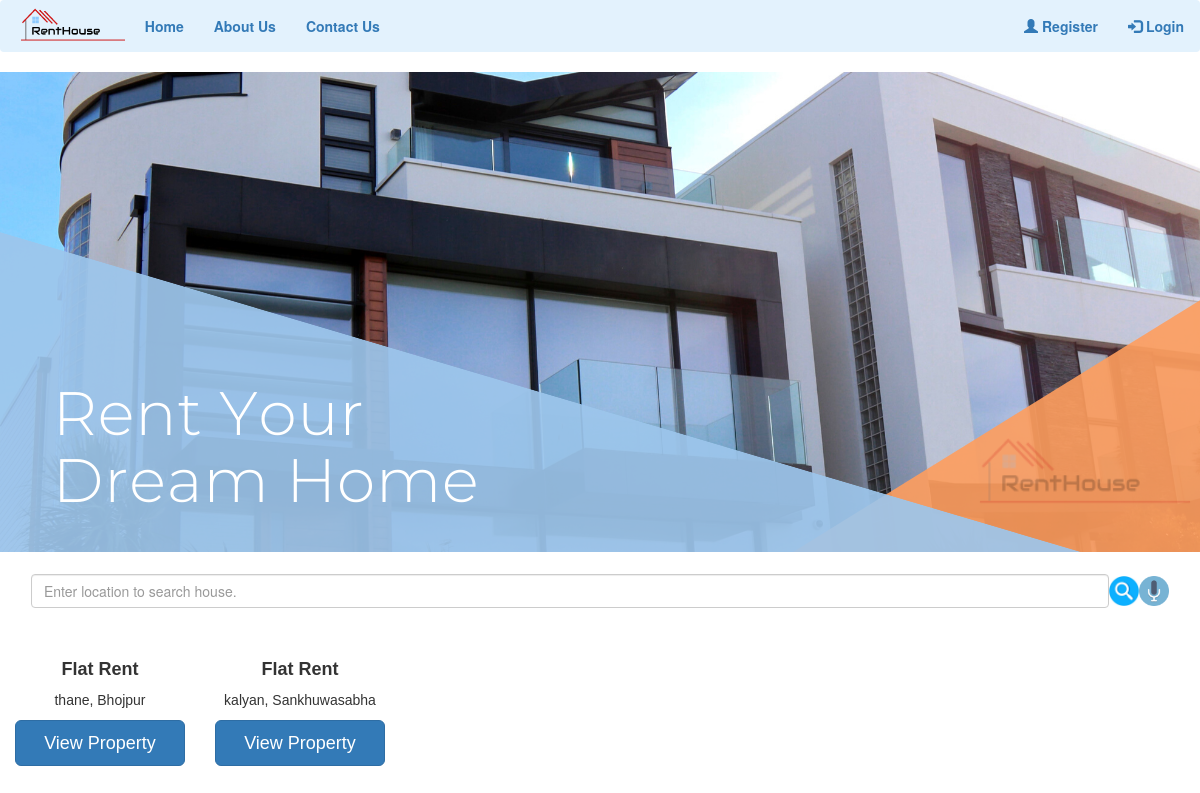
The page / on the database its author committed.
### tables this page shows
CREATE TABLE `add_property` (
  `property_id` int(10) NOT NULL,
  `country` varchar(50) NOT NULL,
  `province` varchar(50) NOT NULL,
  `zone` varchar(50) NOT NULL,
  `district` varchar(50) NOT NULL,
  `city` varchar(100) NOT NULL,
  `vdc_municipality` varchar(50) NOT NULL,
  `ward_no` int(10) NOT NULL,
  `tole` varchar(100) NOT NULL,
  `contact_no` bigint(10) NOT NULL,
  `property_type` varchar(50) NOT NULL,
  `estimated_price` bigint(10) NOT NULL,
  `total_rooms` int(10) NOT NULL,
  `bedroom` int(10) NOT NULL,
  `living_room` int(10) NOT NULL,
  `kitchen` int(10) NOT NULL,
  `bathroom` int(10) NOT NULL,
  `description` varchar(2000) NOT NULL,
  `booked` enum('Yes','No') DEFAULT 'No',
  `latitude` decimal(9,6) NOT NULL,
  `longitude` decimal(9,6) NOT NULL,
  `owner_id` int(10) NOT NULL
);

### property-list.php (the view, shortened to what this page needs)
<?php
include("config/config.php");
 ?>
<!DOCTYPE html>
<html>
<head>
</head>
<body>
<?php
$sql="SELECT * FROM add_property";
    $query=mysqli_query($db,$sql);
    if(mysqli_num_rows($query)>0)
    {
      while ($rows=mysqli_fetch_assoc($query)) {
?>
<div class="col-sm-2">
<div class="card">
  <h4><b><?php echo $rows['property_type']; ?></b></h4>
  <p><?php echo $rows['city'].', '.$rows['district'] ?></p>
  <p><?php echo '<a href="view-property.php?property_id='.$rows['property_id'].'"  class="btn btn-lg btn-primary btn-block" >View Property </a><br>'; ?></p><br>
</div>
</div>
</body>
</html>
<?php
}
    }
    ?>

### index.php (style rules this page uses)
body, html { height: 100%; margin: 0; }

### property-list.php (style rules this page uses)
.card { box-shadow: 0 4px 8px 0 rgba(0, 0, 0, 0.2); max-width: 100%; min-width: 100%; margin: auto; text-align: center; font-family: arial; display: inline; }
.btn { width: 100%; }

### rows shown on the page
add_property: property_type "Flat Rent", city "thane", district "Bhojpur"
add_property: property_type "Flat Rent", city "kalyan", district "Sankhuwasabha"
